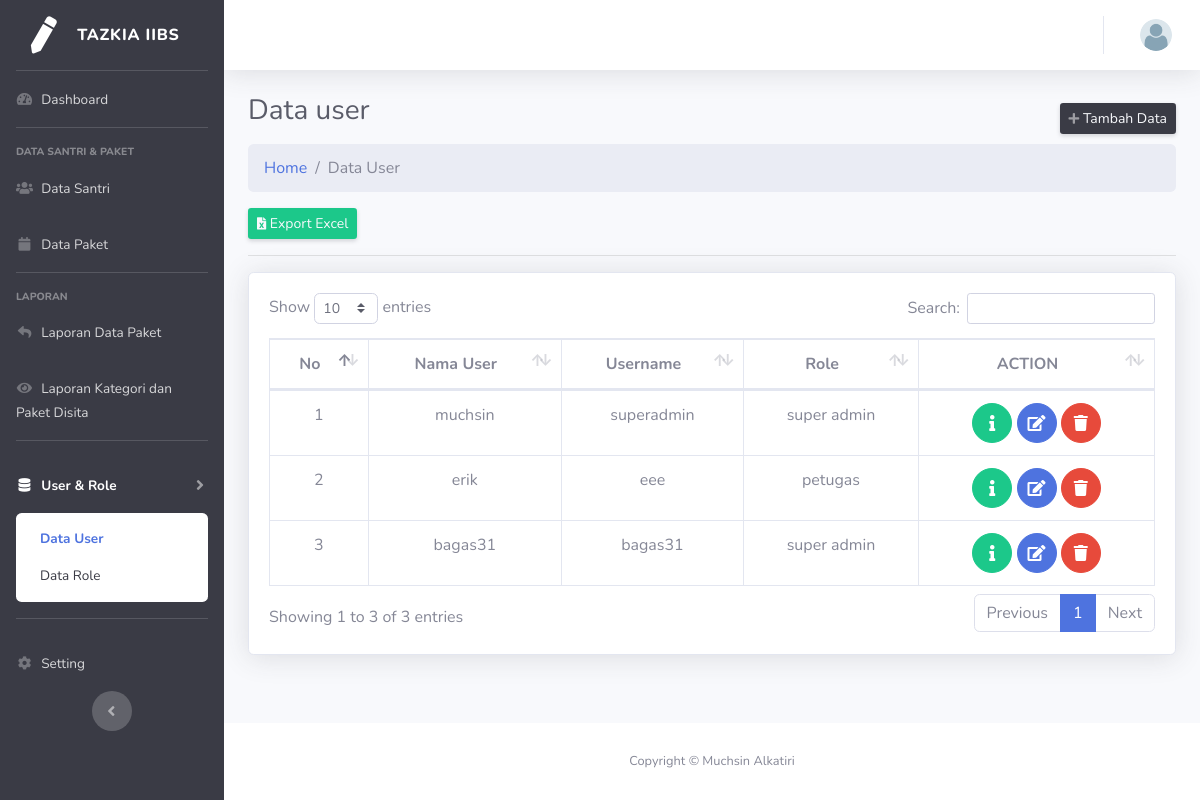
The app's page /index.php/user/data_user with its own data.
### tables this page shows
CREATE TABLE `data_user` (
  `id_user` int(11) NOT NULL,
  `nama_user` varchar(100) NOT NULL,
  `username` varchar(100) NOT NULL,
  `password` varchar(100) NOT NULL,
  `level` int(11) NOT NULL,
  `role_id` int(11) NOT NULL
);

CREATE TABLE `role` (
  `id_role` int(11) NOT NULL,
  `nama_role` varchar(100) NOT NULL,
  `menu` varchar(100) NOT NULL
);

### application/controllers/User.php (called while the page is built, shortened)
<?php
class User extends CI_Controller {
	function __construct(){
		$this->load->helper(array('form', 'url'));
		$this->load->library('form_validation');
		$this->load->model('user_model');
	}
	public function data_user()
	{
		$data['page_title'] = 'Data user';
		$data['user']=$this->user_model->get_all_data()->result();
		$this->load->view('v_user/list_user',$data);
	}
}

### index.php (called while the page is built, shortened)
<?php
require_once BASEPATH.'core/CodeIgniter.php';

### application/models/User_model.php (called while the page is built, shortened)
<?php defined('BASEPATH') OR exit('No direct script access allowed');
class User_model extends CI_Model {
  function get_all_data() {
  	$this->db->select('*');
    $this->db->from('data_user');
    $this->db->join('role', 'data_user.role_id = role.id_role', 'left');
    return $this->db->get();
  }
}

### application/views/v_user/list_user.php (the view, shortened to what this page needs)
  <link href="<?php echo base_url(); ?>assets/vendor/datatables/dataTables.bootstrap4.min.css" rel="stylesheet">
<a href="<?php echo base_url('user/create_user') ?>" class="d-none d-sm-inline-block btn btn-sm bg-gray-900 text-gray-100 shadow-sm" ><i class="fas fa-plus fa-sm text-white-50"></i> Tambah Data</a>
          </div>
  <nav aria-label="breadcrumb">
  <ol class="breadcrumb">
<li class="breadcrumb-item"><a href="<?php echo base_url('admin/dashboard') ?>">Home</a></li>
    <li class="breadcrumb-item active" aria-current="page">Data User</li>
  </ol>
 <a href="<?php echo base_url('user/exportExcel2/')?>" class=" btn btn-sm bg-success text-gray-100 shadow-sm" ><i class="fa fa-file-excel fa-sm "></i> Export Excel</a>
 <hr>
</nav>
  <div class="card shadow mb-4">
            <div class="card-body">
              <div class="table-responsive">
                <table class="table table-bordered text-center" id="dataTable"  cellspacing="0">
                  <thead>
                    <tr>
                      <th>No</th>
                      <th>Nama User</th>
                      <th>Username</th>
                      <th>Role</th>
                      <th>ACTION</th>
                    </tr>
                  </thead>
                  <tbody>
                    <?php $no=1;
                    foreach ($user as $data_user ) {
                      ?>
                      <tr>
                        <td><?php echo $no++ ?></td>
                        <td><?php echo $data_user->nama_user ?></td>
                        <td><?php echo $data_user->username ?></td>
                        <td><?php echo $data_user->nama_role ?></td>
                        <td>
                          <center>
                            <a href="#" class="btn btn-success btn-circle" data-toggle="modal" data-target="#ModalDetail<?php echo $data_user->id_user; ?>" ><i class="fa fa-info"></i></a>
                            <a href="<?php echo base_url(). 'user/update_user/' . $data_user->id_user ?>" class="btn btn-primary btn-circle"  ><i class="fa fa-edit"></i></a>
                            <a href="#" class="btn btn-danger btn-circle" data-toggle="modal" data-target="#ModalHapus<?php echo $data_user->id_user ?>" ><i class="fa fa-trash"></i></a>
                          </center>
                        </td>
                      </tr>
                      <?php } ?>
                    </tbody>
                  </table>
                </div>
              </div>
            </div>

### records on screen
data_user: nama_user "muchsin", username "superadmin", role.nama_role "super admin"
data_user: nama_user "erik", username "eee", role.nama_role "petugas"
data_user: nama_user "bagas31", username "bagas31", role.nama_role "super admin"

### other values on screen
$page_title "Data user"
